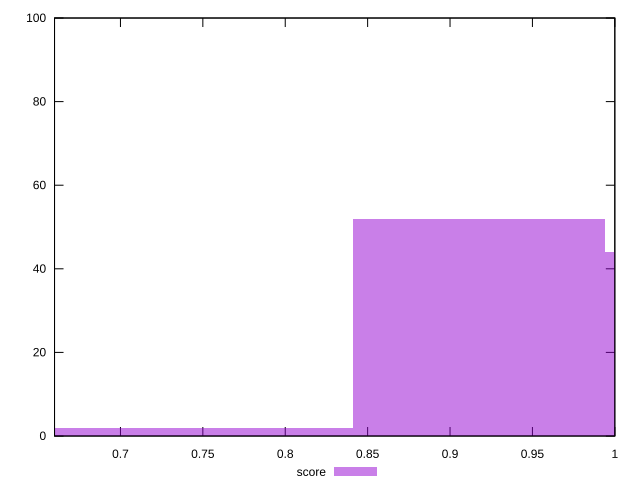

Reproduce this figure in gnuplot.
reset

$score <<EOF
0.7645867208599172 2
0.9175040650319006 52
1.0704214092038842 44
0.6116693766879338 2
EOF

set key outside below
set boxwidth 0.15291734417198344
set xrange [0.66:1]
set yrange [0:100]
set trange [0:100]
set style fill transparent solid 0.5 noborder
set terminal svg size 640, 490 enhanced background rgb 'white'
set output "reports/report_00028_2021-02-24T12-49-42.674Z/unminified-javascript/samples/astro/score/histogram.svg"

plot $score title "score" with boxes

reset
